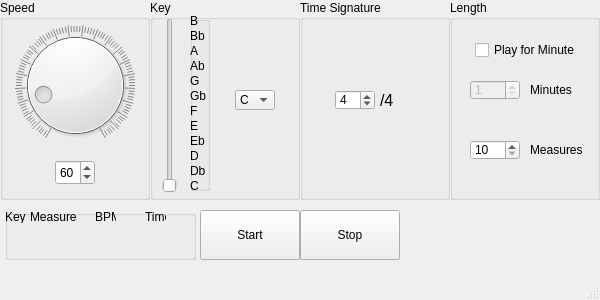
<?xml version="1.0" encoding="UTF-8"?>
<ui version="4.0">
 <class>MainWindow</class>
 <widget class="QMainWindow" name="MainWindow">
  <property name="geometry">
   <rect>
    <x>0</x>
    <y>0</y>
    <width>600</width>
    <height>300</height>
   </rect>
  </property>
  <property name="windowTitle">
   <string>MainWindow</string>
  </property>
  <widget class="QWidget" name="centralwidget">
   <widget class="QGroupBox" name="SpeedGroup">
    <property name="geometry">
     <rect>
      <x>0</x>
      <y>0</y>
      <width>150</width>
      <height>200</height>
     </rect>
    </property>
    <property name="title">
     <string>Speed</string>
    </property>
    <widget class="QDial" name="SpeedDial">
     <property name="geometry">
      <rect>
       <x>15</x>
       <y>20</y>
       <width>120</width>
       <height>130</height>
      </rect>
     </property>
     <property name="minimum">
      <number>30</number>
     </property>
     <property name="maximum">
      <number>240</number>
     </property>
     <property name="value">
      <number>60</number>
     </property>
     <property name="notchTarget">
      <double>2.000000000000000</double>
     </property>
     <property name="notchesVisible">
      <bool>true</bool>
     </property>
    </widget>
    <widget class="QSpinBox" name="SpeedBox">
     <property name="geometry">
      <rect>
       <x>55</x>
       <y>160</y>
       <width>40</width>
       <height>25</height>
      </rect>
     </property>
     <property name="minimum">
      <number>30</number>
     </property>
     <property name="maximum">
      <number>240</number>
     </property>
     <property name="value">
      <number>60</number>
     </property>
    </widget>
   </widget>
   <widget class="QGroupBox" name="KeyGroup">
    <property name="geometry">
     <rect>
      <x>150</x>
      <y>0</y>
      <width>150</width>
      <height>200</height>
     </rect>
    </property>
    <property name="title">
     <string>Key</string>
    </property>
    <widget class="QSlider" name="KeySlide">
     <property name="geometry">
      <rect>
       <x>10</x>
       <y>18</y>
       <width>20</width>
       <height>175</height>
      </rect>
     </property>
     <property name="maximum">
      <number>11</number>
     </property>
     <property name="orientation">
      <enum>Qt::Vertical</enum>
     </property>
     <property name="invertedAppearance">
      <bool>false</bool>
     </property>
     <property name="invertedControls">
      <bool>false</bool>
     </property>
    </widget>
    <widget class="QGroupBox" name="KeyLables">
     <property name="enabled">
      <bool>true</bool>
     </property>
     <property name="geometry">
      <rect>
       <x>40</x>
       <y>16</y>
       <width>20</width>
       <height>175</height>
      </rect>
     </property>
     <property name="autoFillBackground">
      <bool>false</bool>
     </property>
     <property name="title">
      <string notr="true"/>
     </property>
     <property name="flat">
      <bool>true</bool>
     </property>
     <property name="checkable">
      <bool>false</bool>
     </property>
     <widget class="QLabel" name="D">
      <property name="geometry">
       <rect>
        <x>0</x>
        <y>135</y>
        <width>18</width>
        <height>10</height>
       </rect>
      </property>
      <property name="text">
       <string>D</string>
      </property>
     </widget>
     <widget class="QLabel" name="Eb">
      <property name="geometry">
       <rect>
        <x>0</x>
        <y>120</y>
        <width>18</width>
        <height>10</height>
       </rect>
      </property>
      <property name="text">
       <string>Eb</string>
      </property>
     </widget>
     <widget class="QLabel" name="Gb">
      <property name="geometry">
       <rect>
        <x>0</x>
        <y>75</y>
        <width>18</width>
        <height>10</height>
       </rect>
      </property>
      <property name="text">
       <string>Gb</string>
      </property>
     </widget>
     <widget class="QLabel" name="F">
      <property name="geometry">
       <rect>
        <x>0</x>
        <y>90</y>
        <width>18</width>
        <height>10</height>
       </rect>
      </property>
      <property name="text">
       <string>F</string>
      </property>
     </widget>
     <widget class="QLabel" name="G">
      <property name="geometry">
       <rect>
        <x>0</x>
        <y>60</y>
        <width>18</width>
        <height>10</height>
       </rect>
      </property>
      <property name="text">
       <string>G</string>
      </property>
     </widget>
     <widget class="QLabel" name="Ab">
      <property name="geometry">
       <rect>
        <x>0</x>
        <y>45</y>
        <width>18</width>
        <height>10</height>
       </rect>
      </property>
      <property name="text">
       <string>Ab</string>
      </property>
     </widget>
     <widget class="QLabel" name="E">
      <property name="geometry">
       <rect>
        <x>0</x>
        <y>105</y>
        <width>18</width>
        <height>10</height>
       </rect>
      </property>
      <property name="text">
       <string>E</string>
      </property>
     </widget>
     <widget class="QLabel" name="A">
      <property name="geometry">
       <rect>
        <x>0</x>
        <y>30</y>
        <width>18</width>
        <height>10</height>
       </rect>
      </property>
      <property name="text">
       <string>A</string>
      </property>
     </widget>
     <widget class="QLabel" name="C">
      <property name="geometry">
       <rect>
        <x>0</x>
        <y>165</y>
        <width>18</width>
        <height>9</height>
       </rect>
      </property>
      <property name="text">
       <string>C</string>
      </property>
     </widget>
     <widget class="QLabel" name="Db">
      <property name="geometry">
       <rect>
        <x>0</x>
        <y>150</y>
        <width>18</width>
        <height>10</height>
       </rect>
      </property>
      <property name="text">
       <string>Db</string>
      </property>
     </widget>
     <widget class="QLabel" name="Bb">
      <property name="geometry">
       <rect>
        <x>0</x>
        <y>15</y>
        <width>18</width>
        <height>10</height>
       </rect>
      </property>
      <property name="text">
       <string>Bb</string>
      </property>
     </widget>
     <widget class="QLabel" name="B">
      <property name="geometry">
       <rect>
        <x>0</x>
        <y>0</y>
        <width>18</width>
        <height>10</height>
       </rect>
      </property>
      <property name="text">
       <string>B</string>
      </property>
     </widget>
    </widget>
    <widget class="QComboBox" name="KeyDrop">
     <property name="geometry">
      <rect>
       <x>85</x>
       <y>90</y>
       <width>40</width>
       <height>20</height>
      </rect>
     </property>
     <item>
      <property name="text">
       <string>C</string>
      </property>
     </item>
     <item>
      <property name="text">
       <string>Db</string>
      </property>
     </item>
     <item>
      <property name="text">
       <string>D</string>
      </property>
     </item>
     <item>
      <property name="text">
       <string>Eb</string>
      </property>
     </item>
     <item>
      <property name="text">
       <string>E</string>
      </property>
     </item>
     <item>
      <property name="text">
       <string>F</string>
      </property>
     </item>
     <item>
      <property name="text">
       <string>Gb</string>
      </property>
     </item>
     <item>
      <property name="text">
       <string>G</string>
      </property>
     </item>
     <item>
      <property name="text">
       <string>Ab</string>
      </property>
     </item>
     <item>
      <property name="text">
       <string>A</string>
      </property>
     </item>
     <item>
      <property name="text">
       <string>Bb</string>
      </property>
     </item>
     <item>
      <property name="text">
       <string>B</string>
      </property>
     </item>
    </widget>
   </widget>
   <widget class="QGroupBox" name="LengthGroup">
    <property name="geometry">
     <rect>
      <x>450</x>
      <y>0</y>
      <width>150</width>
      <height>200</height>
     </rect>
    </property>
    <property name="title">
     <string>Length</string>
    </property>
    <widget class="QSpinBox" name="MinuteBox">
     <property name="enabled">
      <bool>false</bool>
     </property>
     <property name="geometry">
      <rect>
       <x>20</x>
       <y>80</y>
       <width>50</width>
       <height>20</height>
      </rect>
     </property>
     <property name="minimum">
      <number>1</number>
     </property>
     <property name="maximum">
      <number>120</number>
     </property>
     <property name="value">
      <number>1</number>
     </property>
    </widget>
    <widget class="QSpinBox" name="MeasureBox">
     <property name="geometry">
      <rect>
       <x>20</x>
       <y>140</y>
       <width>50</width>
       <height>20</height>
      </rect>
     </property>
     <property name="minimum">
      <number>10</number>
     </property>
     <property name="maximum">
      <number>10000</number>
     </property>
    </widget>
    <widget class="QLabel" name="Measures">
     <property name="geometry">
      <rect>
       <x>80</x>
       <y>140</y>
       <width>61</width>
       <height>20</height>
      </rect>
     </property>
     <property name="font">
      <font>
       <pointsize>9</pointsize>
      </font>
     </property>
     <property name="text">
      <string>Measures</string>
     </property>
    </widget>
    <widget class="QLabel" name="Minutes">
     <property name="geometry">
      <rect>
       <x>80</x>
       <y>80</y>
       <width>47</width>
       <height>20</height>
      </rect>
     </property>
     <property name="font">
      <font>
       <pointsize>9</pointsize>
      </font>
     </property>
     <property name="text">
      <string>Minutes</string>
     </property>
    </widget>
    <widget class="QCheckBox" name="MinuteCheck">
     <property name="geometry">
      <rect>
       <x>25</x>
       <y>40</y>
       <width>100</width>
       <height>20</height>
      </rect>
     </property>
     <property name="text">
      <string>Play for Minutes</string>
     </property>
    </widget>
   </widget>
   <widget class="QGroupBox" name="TimeGroup">
    <property name="geometry">
     <rect>
      <x>300</x>
      <y>0</y>
      <width>150</width>
      <height>200</height>
     </rect>
    </property>
    <property name="title">
     <string>Time Signature</string>
    </property>
    <widget class="QSpinBox" name="TimeBox">
     <property name="geometry">
      <rect>
       <x>35</x>
       <y>90</y>
       <width>40</width>
       <height>20</height>
      </rect>
     </property>
     <property name="minimum">
      <number>2</number>
     </property>
     <property name="maximum">
      <number>16</number>
     </property>
     <property name="value">
      <number>4</number>
     </property>
    </widget>
    <widget class="QLabel" name="Time">
     <property name="geometry">
      <rect>
       <x>80</x>
       <y>90</y>
       <width>40</width>
       <height>20</height>
      </rect>
     </property>
     <property name="font">
      <font>
       <pointsize>12</pointsize>
      </font>
     </property>
     <property name="text">
      <string>/4</string>
     </property>
    </widget>
   </widget>
   <widget class="QGroupBox" name="ButtonGroup">
    <property name="geometry">
     <rect>
      <x>200</x>
      <y>210</y>
      <width>200</width>
      <height>50</height>
     </rect>
    </property>
    <property name="title">
     <string/>
    </property>
    <widget class="QPushButton" name="StartBut">
     <property name="geometry">
      <rect>
       <x>0</x>
       <y>0</y>
       <width>100</width>
       <height>50</height>
      </rect>
     </property>
     <property name="text">
      <string>Start</string>
     </property>
    </widget>
    <widget class="QPushButton" name="StopBut">
     <property name="geometry">
      <rect>
       <x>100</x>
       <y>0</y>
       <width>100</width>
       <height>50</height>
      </rect>
     </property>
     <property name="text">
      <string>Stop</string>
     </property>
    </widget>
   </widget>
   <widget class="QGroupBox" name="groupBox">
    <property name="geometry">
     <rect>
      <x>5</x>
      <y>210</y>
      <width>191</width>
      <height>50</height>
     </rect>
    </property>
    <property name="title">
     <string/>
    </property>
    <widget class="QLabel" name="Output">
     <property name="geometry">
      <rect>
       <x>0</x>
       <y>20</y>
       <width>191</width>
       <height>13</height>
      </rect>
     </property>
     <property name="text">
      <string/>
     </property>
    </widget>
    <widget class="QLabel" name="label">
     <property name="geometry">
      <rect>
       <x>0</x>
       <y>0</y>
       <width>21</width>
       <height>13</height>
      </rect>
     </property>
     <property name="text">
      <string>Key</string>
     </property>
    </widget>
    <widget class="QLabel" name="label_2">
     <property name="geometry">
      <rect>
       <x>25</x>
       <y>0</y>
       <width>47</width>
       <height>13</height>
      </rect>
     </property>
     <property name="text">
      <string>Measures</string>
     </property>
    </widget>
    <widget class="QLabel" name="label_3">
     <property name="geometry">
      <rect>
       <x>90</x>
       <y>0</y>
       <width>21</width>
       <height>13</height>
      </rect>
     </property>
     <property name="text">
      <string>BPM</string>
     </property>
    </widget>
    <widget class="QLabel" name="label_4">
     <property name="geometry">
      <rect>
       <x>140</x>
       <y>0</y>
       <width>21</width>
       <height>13</height>
      </rect>
     </property>
     <property name="text">
      <string>Time</string>
     </property>
    </widget>
   </widget>
  </widget>
  <widget class="QStatusBar" name="statusbar"/>
  <widget class="QMenuBar" name="menubar">
   <property name="geometry">
    <rect>
     <x>0</x>
     <y>0</y>
     <width>600</width>
     <height>21</height>
    </rect>
   </property>
  </widget>
 </widget>
 <resources/>
 <connections/>
</ui>
